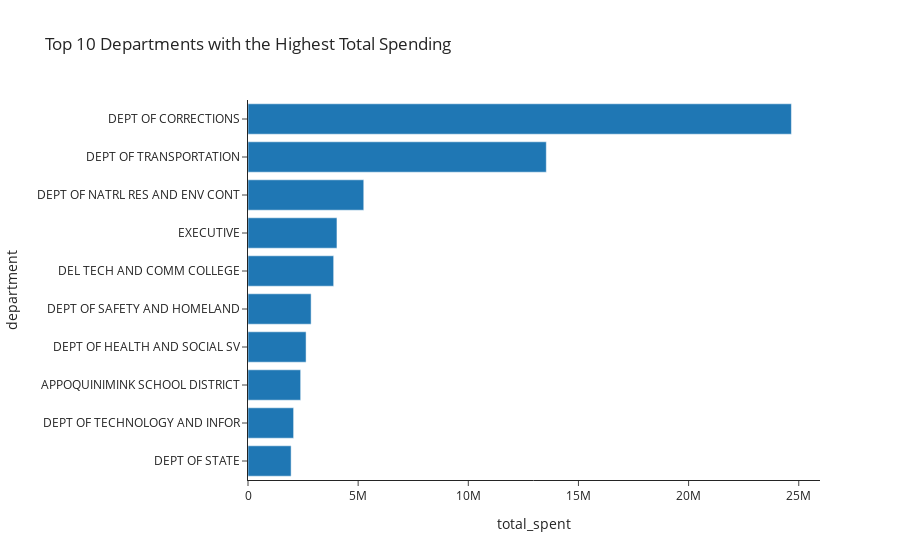

The cell this chart's notebook holds for it:
### Markdown cell above
Visualize the output as a horizontal bar chart, which makes it easy to compare the spending levels across these top departments.

### Code cell
fig_top_10_departments = px.bar(
    df_top_10_departments.iloc[::-1],
    x="total_spent",
    y="department",
    template="simple_white",
    title="Top 10 Departments with the Highest Total Spending",
)

fig_top_10_departments.show()

### Figure 1 — Plotly figure (JSON) as saved in the notebook; plotly's stock layout.template omitted (floating-point values rounded to 4 significant figures)
{"data": [{"hovertemplate": "total_spent=%{x}<br>department=%{y}<extra></extra>", "legendgroup": "", "marker": {"color": "#1F77B4", "pattern": {"shape": ""}}, "name": "", "orientation": "h", "showlegend": false, "textposition": "auto", "type": "bar", "x": [1957000.0, 2070000.0, 2390000.0, 2636000.0, 2865000.0, 3889000.0, 4038000.0, 5255000.0, 13540000.0, 24670000.0], "xaxis": "x", "y": ["DEPT OF STATE", "DEPT OF TECHNOLOGY AND INFOR", "APPOQUINIMINK SCHOOL DISTRICT", "DEPT OF HEALTH AND SOCIAL SV", "DEPT OF SAFETY AND HOMELAND", "DEL TECH AND COMM COLLEGE", "EXECUTIVE", "DEPT OF NATRL RES AND ENV CONT", "DEPT OF TRANSPORTATION", "DEPT OF CORRECTIONS"], "yaxis": "y"}], "layout": {"barmode": "relative", "legend": {"tracegroupgap": 0}, "title": {"text": "Top 10 Departments with the Highest Total Spending"}, "xaxis": {"anchor": "y", "domain": [0, 1], "title": {"text": "total_spent"}}, "yaxis": {"anchor": "x", "domain": [0, 1], "title": {"text": "department"}}}}
